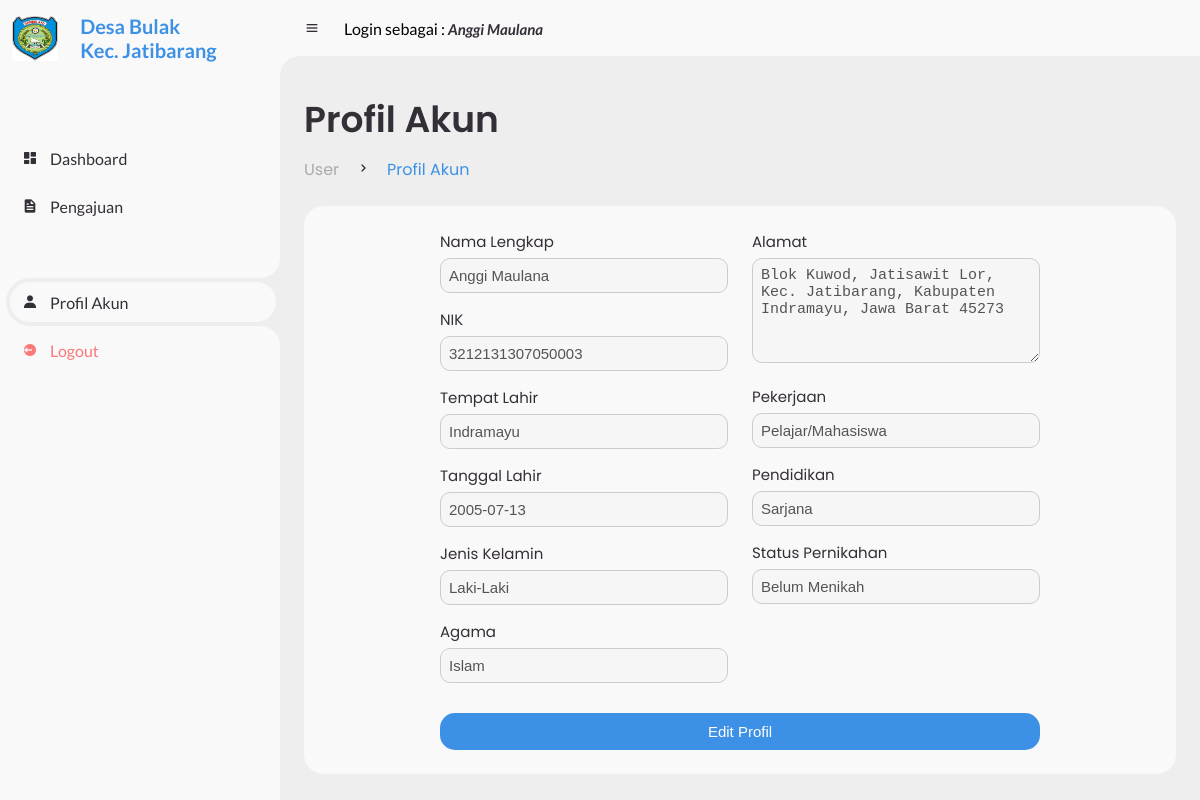
The app's page /user/profil.php (signed in) with its own data.
### tables this page shows
CREATE TABLE `user` (
  `user_id` int(11) NOT NULL,
  `nama` varchar(255) NOT NULL,
  `nik` varchar(20) NOT NULL,
  `tempat_lahir` varchar(255) NOT NULL,
  `tanggal_lahir` date NOT NULL,
  `jenis_kelamin` varchar(255) NOT NULL,
  `agama` varchar(255) NOT NULL,
  `alamat` varchar(255) NOT NULL,
  `pekerjaan` varchar(255) NOT NULL,
  `pendidikan` varchar(255) NOT NULL,
  `status_pernikahan` varchar(255) NOT NULL,
  `password` varchar(255) NOT NULL
);

### user/profil.php (the view, shortened to what this page needs)
<?php
include "header.php";
require '../config/db.php';
$nik = $_SESSION['nik'];
$sql = "SELECT * FROM user WHERE nik = '$nik'";
$result = mysqli_query($conn, $sql);
$userData = mysqli_fetch_assoc($result);
$displayName = $userData['nama'];
?>
<body>
	<section id="sidebar">
		<?php include 'brand.php' ?>
		<ul class="side-menu top">
			<li>
				<a href="index.php">
					<i class='bx bxs-dashboard' ></i>
					<span class="text">Dashboard</span>
				</a>
			</li>
			<li>
				<a href="pengajuan.php">
					<i class='bx bxs-file' ></i>
					<span class="text">Pengajuan</span>
				</a>
			</li>
		</ul>
		<ul class="side-menu">
			<li class="active">
				<a href="profil.php">
					<i class='bx bxs-user' ></i>
					<span class="text">Profil Akun</span>
				</a>
			</li>
			<li>
				<a href="logout.php" class="logout">
					<i class='bx bxs-log-out-circle' ></i>
					<span class="text">Logout</span>
				</a>
			</li>
		</ul>
	</section>
	<section id="content">
		<?php include "navbar.php" ?>
		<main>
			<div class="head-title">
				<div class="left">
					<h1>Profil Akun</h1>
					<ul class="breadcrumb">
						<li>
							<a href="index.html">User</a>
						</li>
						<li><i class='bx bx-chevron-right' ></i></li>
						<li>
							<a class="active" href="#">Profil Akun</a>
						</li>
					</ul>
				</div>
			</div>
			<div class="table-data">
            <div class="order">
                <div class="formulir-pengajuan"  id="pengajuanForm">
                    <form method="post">
                        <div class="form-row">
                            <div class="form-column">
                                <div class="data-user">
                                    <label for="nama">Nama Lengkap</label>
                                    <input type="text" name="nama" id="nama" value="<?php echo $userData['nama']; ?>" disabled>
                                </div>
                                <div class="data-user">
                                    <label for="nik">NIK</label>
                                    <input type="number" name="nik" id="nik" value="<?php echo $userData['nik']; ?>" disabled>
                                </div>
                                <div class="data-user">
                                    <div class="ttl">
                                        <label for="tempat">Tempat Lahir</label>
                                        <input type="text" name="tempat" id="tempat" value="<?php echo $userData['tempat_lahir']; ?>" disabled>
                                    </div>
                                    <div class="ttl">
                                        <label for="tanggal">Tanggal Lahir</label>
                                        <input type="text" name="tanggal" id="tanggal" value="<?php echo $userData['tanggal_lahir']; ?>" disabled>
                                    </div>
                                </div>
								<div class="data-user">
                                    <label for="jenis_kelamin">Jenis Kelamin</label>
                                    <input type="text" name="jenis_kelamin" id="jenis_kelamin" value="<?php echo $userData['jenis_kelamin']; ?>" disabled>
                                </div>
                                <div class="data-user">
                                    <label for="agama">Agama</label>
                                    <input type="text" name="agama" id="agama" value="<?php echo $userData['agama']; ?>" disabled>
                                </div>
                            </div>
                            <div class="form-column">
								<div class="data-user">
                                    <label for="alamat">Alamat</label>
                                    <textarea name="alamat" id="alamat" disabled><?php echo $userData['alamat']; ?></textarea>
                                </div>
                                <div class="data-user">
                                    <label for="pekerjaan">Pekerjaan</label>
                                    <input type="text" name="pekerjaan" id="pekerjaan" value="<?php echo $userData['pekerjaan']; ?>" disabled>
                                </div>
								<div class="data-user">
                                    <label for="pendidikan">Pendidikan</label>
                                    <input type="text" name="pendidikan" id="pendidikan" value="<?php echo $userData['pendidikan']; ?>" disabled>
                                </div>
                                <div class="data-user">
                                    <label for="status_pernikahan">Status Pernikahan</label>
                                    <input type="text" name="status_pernikahan" id="status_pernikahan" value="<?php echo $userData['status_pernikahan']; ?>" disabled>
                                </div>
                            </div>
                        </div>
                    </form>
					<button onclick="window.location.href='edit-profil.php'">Edit Profil</button>
                </div>
            </div>
        	</div>
		</main>
	</section>
</body>
</html>

### user/navbar.php (shortened to what this page needs)
<nav>
    <i class='bx bx-menu'></i>
    <p>Login sebagai : <a href="#" class="nav-link"><i><?php echo htmlspecialchars($displayName, ENT_QUOTES, 'UTF-8'); ?></i></a></p>
</nav>

### records on screen
user: nama "Anggi Maulana", nik "3212131307050003", tempat "Indramayu", tanggal "2005-07-13", jenis_kelamin "Laki-Laki", agama "Islam", alamat "Blok Kuwod, Jatisawit Lor, Kec. Jatibarang, Kabupaten Indramayu, Jawa Barat 45273", pekerjaan "Pelajar/Mahasiswa", pendidikan "Sarjana", status_pernikahan "Belum Menikah"
